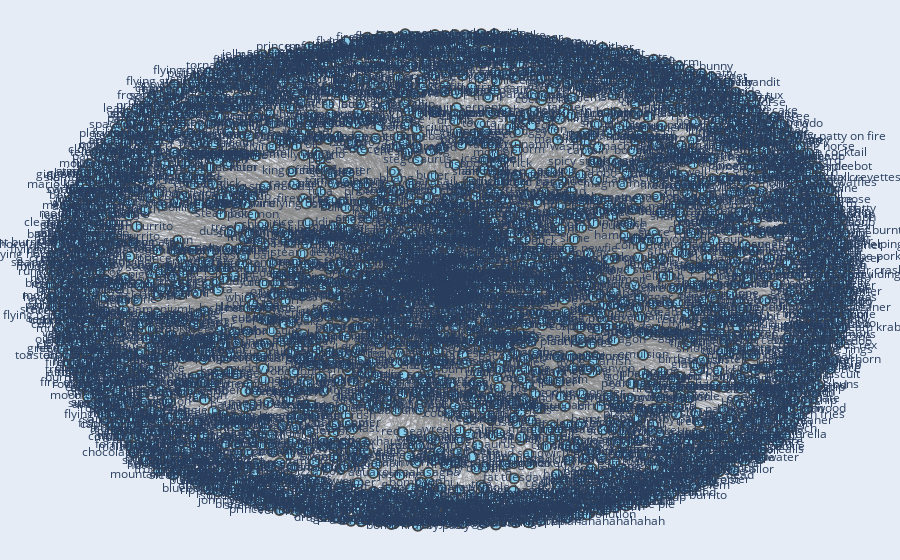

The code cell stored with this chart in its notebook:
### Code cell
import plotly.graph_objects as go
import networkx as nx

def plotly_interactive_graph(graph, target_item, base_items):
    # Position nodes using the spring layout
    pos = nx.spring_layout(graph)

    # Create edge traces
    edge_x = []
    edge_y = []
    for edge in graph.edges():
        x0, y0 = pos[edge[0]]
        x1, y1 = pos[edge[1]]
        edge_x.append(x0)
        edge_x.append(x1)
        edge_x.append(None)  # Prevents drawing a line to the next edge in the list
        edge_y.append(y0)
        edge_y.append(y1)
        edge_y.append(None)
    
    edge_trace = go.Scatter(
        x=edge_x, y=edge_y,
        line=dict(width=0.5, color='#888'),
        hoverinfo='none',
        mode='lines')
    
    # Create node traces
    node_x = []
    node_y = []
    node_text = []
    for node in graph.nodes():
        x, y = pos[node]
        node_x.append(x)
        node_y.append(y)
        node_text.append(node)
    
    node_trace = go.Scatter(
        x=node_x, y=node_y,
        mode='markers+text',
        hoverinfo='text',
        text=node_text,
        marker=dict(
            showscale=False,
            # color scale options
            color=['lightgreen' if node in base_items else 'skyblue' for node in graph.nodes()],
            size=10,
            line_width=2))

    # Create figure
    fig = go.Figure(data=[edge_trace, node_trace],
                    layout=go.Layout(
                        showlegend=False,
                        hovermode='closest',
                        margin=dict(b=0, l=0, r=0, t=0),
                        xaxis=dict(showgrid=False, zeroline=False, showticklabels=False),
                        yaxis=dict(showgrid=False, zeroline=False, showticklabels=False))
                    )

    fig.show()

# Example usage
plotly_interactive_graph(craft_graph, target_item, base_items)

### Figure 1 — Plotly figure (JSON) as saved in the notebook; plotly's stock layout.template omitted (floating-point values rounded to 4 significant figures; data arrays with more than 128 entries replaced by an {"elided": "..."} marker saying what was removed)
{"data": [{"hoverinfo": "none", "line": {"color": "#888", "width": 0.5}, "mode": "lines", "type": "scatter", "x": {"elided": "19632 float values"}, "y": {"elided": "19632 float values"}}, {"hoverinfo": "text", "marker": {"color": {"elided": "3278 str values"}, "line": {"width": 2}, "showscale": false, "size": 10}, "mode": "markers+text", "text": {"elided": "3278 str values"}, "type": "scatter", "x": {"elided": "3278 float values"}, "y": {"elided": "3278 float values"}}], "layout": {"hovermode": "closest", "margin": {"b": 0, "l": 0, "r": 0, "t": 0}, "showlegend": false, "xaxis": {"showgrid": false, "showticklabels": false, "zeroline": false}, "yaxis": {"showgrid": false, "showticklabels": false, "zeroline": false}}}
